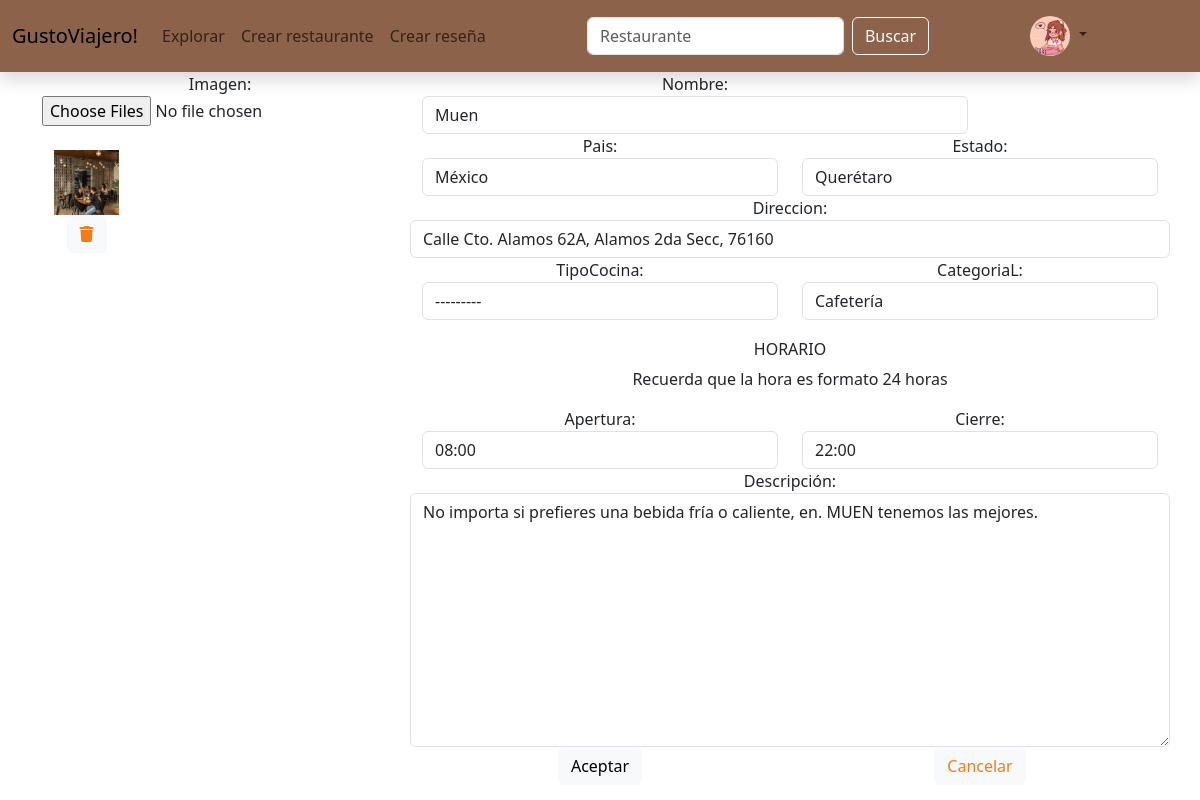
Page /editarrestaurante/21 (signed in) on the committed database.
### inicio/models.py (models this page shows, shortened)
class FotoUsuario(models.Model):
    UsuarioID=models.OneToOneField(User, on_delete=models.CASCADE)
    Imagen=models.ImageField(upload_to='uploads/perfil', blank=True, null=True)

class FotosLugar(models.Model):
    RestauranteID=models.ForeignKey(Restaurante, on_delete=models.CASCADE, blank=True)
    Imagen=models.ImageField(upload_to='uploads/lugar', blank=True, null=True)

class Restaurante (models.Model):
    Nombre=models.CharField(max_length=50, default='Restaurante')
    Propietario=models.ForeignKey(User, on_delete=models.CASCADE, default=1)
    Pais=models.CharField(max_length=50)
    Estado=models.CharField(max_length=50)
    Direccion=models.CharField(max_length=200)
    Promedio=models.DecimalField(max_digits=3,decimal_places=2, default=0, blank=True)
    TipoCocina=models.ForeignKey(TipoCocina,on_delete=models.CASCADE, blank=True, null=True)
    CategoriaL=models.ForeignKey(CategoriaL,on_delete=models.CASCADE, blank=True, null=True)
    Apertura=models.TimeField()
    Cierre=models.TimeField()
    Descripción=models.CharField(max_length=280, null=True, blank=True)

### inicio/views.py (the view, shortened to what this page needs)
# urls.py: path('editarrestaurante/<int:pk>',views.editar_restaurante, name='editar_restaurante'),
def editar_restaurante(request, pk):
    if request.user.is_authenticated:
        usuario = request.user
        foto = FotoUsuario.objects.filter(UsuarioID=usuario).first()
        restaurante=get_object_or_404(Restaurante,id=pk)
        if request.user.username== restaurante.Propietario.username:
            fotos = FotosLugar.objects.filter(RestauranteID=restaurante.id)
            InfoForm = RestauranteForm(request.POST or None, instance=restaurante)
            FotoForm = FotosLugarForm(request.POST or None, request.FILES or None)
            return render(request, "editar_restaurante.html", {'InfoForm': InfoForm, 'FotoForm': FotoForm, 'restaurante': restaurante, 'fotos': fotos,'usuario':usuario,'foto':foto})

### inicio/forms.py
class RestauranteForm(forms.ModelForm):
    class Meta:
        model=Restaurante
        fields=('Nombre','Pais','Estado','TipoCocina','CategoriaL','Direccion','Apertura','Cierre','Descripción')
        widgets = {
            'Nombre': forms.TextInput(attrs={'class': 'form-control'}),
            'Pais': forms.TextInput(attrs={'class': 'form-control'}),
            'Estado': forms.TextInput(attrs={'class': 'form-control'}),
            'TipoCocina': forms.Select(attrs={'class': 'form-control'}),
            'CategoriaL': forms.Select(attrs={'class': 'form-control'}),
            'Direccion': forms.TextInput(attrs={'class': 'form-control'}),
            'Apertura': forms.TimeInput(format='%H:%M', attrs={'class': 'form-control'}),
            'Cierre': forms.TimeInput(format='%H:%M', attrs={'class': 'form-control'}),
            'Descripción': forms.Textarea(attrs={'class': 'form-control'}),
        }

class FotosLugarForm(forms.ModelForm):
    class Meta:
        model=FotosLugar
        fields=['Imagen']

### inicio/models.py (called while the page is built)
    def __str__(self):
        return self.Nombre

    def __str__(self):
        return self.Nombre

### inicio/templates/editar_restaurante.html (shortened to what this page needs)
{% extends 'base.html' %}
{% load static %}
{% block content %}
<form action="" method="POST" enctype="multipart/form-data">
    <div class="container text-center">
        <div class="row align-items-start">
            <div class="col-4">
                <div class="row">
                    {{ FotoForm.Imagen.label_tag }}
                </div>
                <div class="row">
                    <input type="file" name="{{ FotoForm.Imagen.name }}" id="{{ FotoForm.Imagen.id_for_label }}" multiple>
                </div>
                <div class="container mt-4">
                  <div class="row">
                    {% if fotos %}
                      {% for foto in fotos %}
                          <div class="col-3 mb-3">
                              <img src="{{ foto.Imagen.url }}" alt="Imagen de restaurante" class="img-fluid">
                              <a href="{% url 'eliminar_imagen_res' foto.id%}" class="btn btn-light" style="color: #F27D16;"><i class="fa-solid fa-trash"></i></a>
                          </div>
                      {% endfor %}
                    {% endif%}
                  </div>
              </div>
            </div>
            <div class="col-8">
                <div class="row">
                    <div class="col-9">
                        {{InfoForm.Nombre.label_tag}}
                        {{InfoForm.Nombre}}
                    </div>
                </div>
                <div class="row">
                    <div class="col">
                        {{InfoForm.Pais.label_tag}}
                        {{InfoForm.Pais}}
                    </div>
                    <div class="col">
                        {{InfoForm.Estado.label_tag}}
                        {{InfoForm.Estado}}
                    </div>
                </div>
                <div class="row">
                    {{InfoForm.Direccion.label_tag}}
                    {{InfoForm.Direccion}}
                </div>
                <div class="row">
                    <div class="col">
                        {{InfoForm.TipoCocina.label_tag}}
                        {{InfoForm.TipoCocina}}
                    </div>
                    <div class="col">
                        {{InfoForm.CategoriaL.label_tag}}
                        {{InfoForm.CategoriaL}}
                    </div>
                </div>
                <div class="row">
                    <p class="h6" style="margin-top: 20px;">
                        HORARIO
                    </p>
                    <p>
                        Recuerda que la hora es formato 24 horas
                    </p>
                    <div class="col">
                        {{InfoForm.Apertura.label_tag}}
                        {{InfoForm.Apertura}}
                    </div>
                    <div class="col">
                        {{InfoForm.Cierre.label_tag}}
                        {{InfoForm.Cierre}}
                    </div>
                </div>
                <div class="row">
                    {{InfoForm.Descripción.label_tag}}
                    {{InfoForm.Descripción}}
                </div>
                <div class="row">
                    <div class="col">
                        <button type="submit" class="btn btn-light">Aceptar</button>
                    </div>
                    <div class="col">
                        <a href="{% url 'home' %}" class="btn btn-light" style="color: #F27D16;">Cancelar</a>
                    </div>
                </div>
            </div>
        </div>
    </div>
</form>
{% endblock %}

### inicio/templates/base.html (shortened to what this page needs)
{% load static %}
<!doctype html>
<html lang="es">
  <head>
    <link href="https://cdn.jsdelivr.net/npm/bootstrap@5.3.2/dist/css/bootstrap.min.css" rel="stylesheet">
    <link href="css/style.css" rel="stylesheet">
  </head>
  <body>
    <nav class="navbar navbar-expand-lg shadow" style="background-color: #8C634A;">
      <div class="container-fluid">
        <a class="navbar-brand">GustoViajero!</a>
        <div class="collapse navbar-collapse" id="navbarSupportedContent">
          <ul class="navbar-nav me-auto mb-2 mb-lg-0">
            <li class="nav-item">
              <a class="nav-link" aria-current="page" href="#">Explorar</a>
            </li>
            <li class="nav-item">
              <a class="nav-link" aria-current="page" href="{% url 'crear_restaurante' %}">Crear restaurante</a>
            </li>
            <li class="nav-item">
              <a class="nav-link" aria-current="page" href="{% url 'elegir_restaurante' %}">Crear reseña</a>
            </li>
          </ul>
        </div>
        <div class="collapse navbar-collapse" id="navbarSupportedContent">
          <ul class="navbar-nav me-auto mb-2 mb-lg-0">
          <form class="d-flex" role="search">
            <input class="form-control me-2" type="search" placeholder="Restaurante" aria-label="Search">
            <button class="btn btn-outline-light" type="submit">Buscar</button>
          </form>
          </ul>
        </div>
        <div class="collapse navbar-collapse justify-content-end" id="navbarSupportedContent">
          <ul class="navbar-nav me-auto mb-2 mb-lg-0">
            <li class="nav-item dropdown">
              <a class="nav-link dropdown-toggle" href="#" role="button" data-bs-toggle="dropdown" aria-expanded="false">
                {% if foto %}
                <img src="{{foto.Imagen.url}}" width="40" height="40" style="border-radius: 50%;">
                {% else %}
                <img src="{% static 'images/default-perfil.jpg' %}" width="40" height="40" style="border-radius: 50%;">
                {% endif %}
              </a>
            </li>
          </ul>
        </div>
      </div>
    </nav>
    {% block content %}
    {% endblock %}
  </body>
</html>

### rows in the picture
FotoUsuario: Imagen (picture)
FotosLugar: Imagen (picture)
Restaurante: Nombre "Muen", Pais "México", Estado "Querétaro", Direccion "Calle Cto. Alamos 62A, Alamos 2da Secc, 76160", TipoCocina "---------", CategoriaL "Cafetería", Apertura "08:00", Cierre "22:00", Descripción "No importa si prefieres una bebida fría o caliente, en. MUEN tenemos las mejores."

### other values in the picture
{{ FotoForm.Imagen.label_tag }} "Imagen:"
{{ InfoForm.Nombre.label_tag }} "Nombre:"
{{ InfoForm.Pais.label_tag }} "Pais:"
{{ InfoForm.Estado.label_tag }} "Estado:"
{{ InfoForm.Direccion.label_tag }} "Direccion:"
{{ InfoForm.TipoCocina.label_tag }} "TipoCocina:"
{{ InfoForm.CategoriaL.label_tag }} "CategoriaL:"
{{ InfoForm.Apertura.label_tag }} "Apertura:"
{{ InfoForm.Cierre.label_tag }} "Cierre:"
{{ InfoForm.Descripción.label_tag }} "Descripción:"
